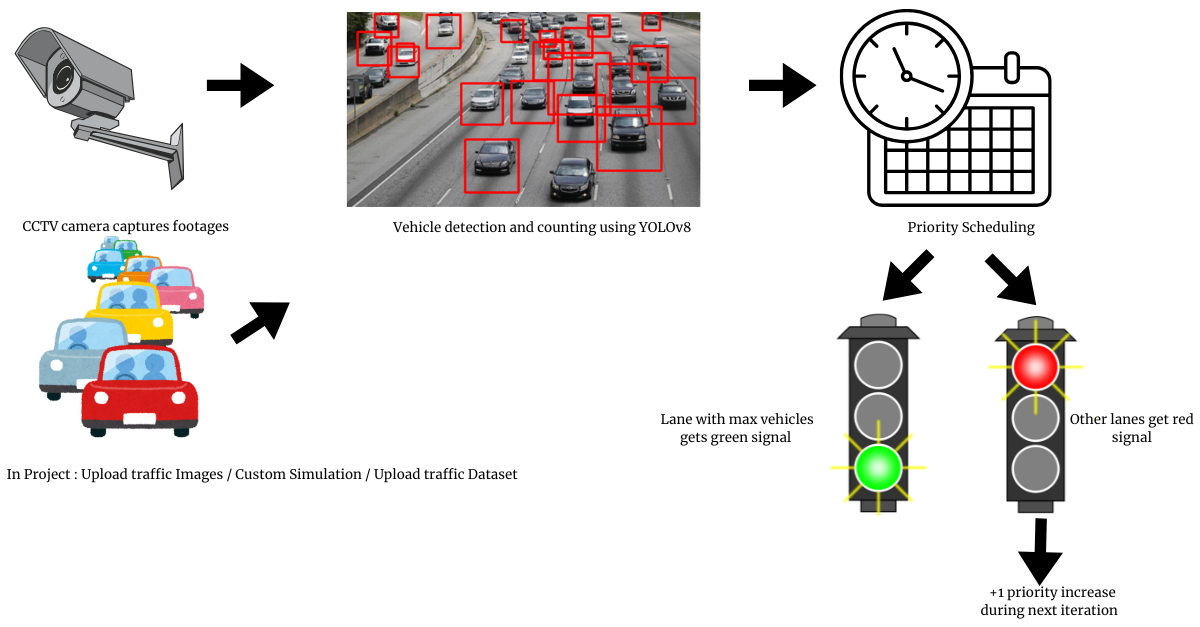
#> input picture flow.png, 1200 x 627 px; its folder holds only this picture in this run
$ python -i ATMS02.py   (imports and definitions only)
#> lines starting #> are read from the running program, lines starting #| are printed output that depends on the picture
#> further down, picture is the input picture: shape (627, 1200, 3); mean B, G, R 225.1, 226, 228.9
import cv2
import numpy as np
import tkinter as tk
from tkinter import filedialog, ttk, simpledialog, messagebox
from PIL import Image, ImageTk
from ultralytics import YOLO
import time
import types
from collections import defaultdict, deque
import random
import os
import threading
from datetime import datetime


class TrafficSimulator:
    # [36 lines left out: functions __init__, create_road_background, _load_vehicle_templates, _create_traffic_light_template, not called in this run]

    def _load_pedestrian_template(self):
        """Create and return pedestrian template"""
        return self._create_pedestrian_template()

    # [113 lines left out: functions _create_car_template, _create_bus_template, _create_truck_template, _create_motorcycle_template, _create_ambulance_template, _create_pedestrian_template and 3 more, not called in this run]


class TrafficLane:
    # [17 lines left out: functions __init__, calculate_congestion, not called in this run]


class TrafficControlSystem:
    # [231 lines left out: functions __init__, add_lane, set_video_source, start_video_processing, stop_video_processing, _process_video and 5 more, not called in this run]


class VehicleDetector:
    """Class to detect vehicles in video frames using computer vision"""
    def __init__(self, confidence_threshold=0.5):
        # Load pre-trained vehicle detection model
        # In a real implementation, you would use a proper model (YOLO, SSD, etc.)
        # For simplicity, we're using a placeholder implementation
        self.confidence_threshold = confidence_threshold

        # Load vehicle detection model
        try:
            # For this example, we're using a simplified approach
            # In a real system, you would use:
            # - YOLO (You Only Look Once)
            # - SSD (Single Shot MultiBox Detector)
            # - Faster R-CNN
            self.bg_subtractor = cv2.createBackgroundSubtractorMOG2(
                history=100, varThreshold=40, detectShadows=False)
        except Exception as e:
            print(f"Error loading vehicle detection model: {e}")

    def detect(self, frame):
        """Detect vehicles in the frame"""
        # In a real implementation, this would use the actual model
        # For simplicity, we're using basic motion detection

        # Convert to grayscale
        if len(frame.shape) == 3:
            gray = cv2.cvtColor(frame, cv2.COLOR_BGR2GRAY)
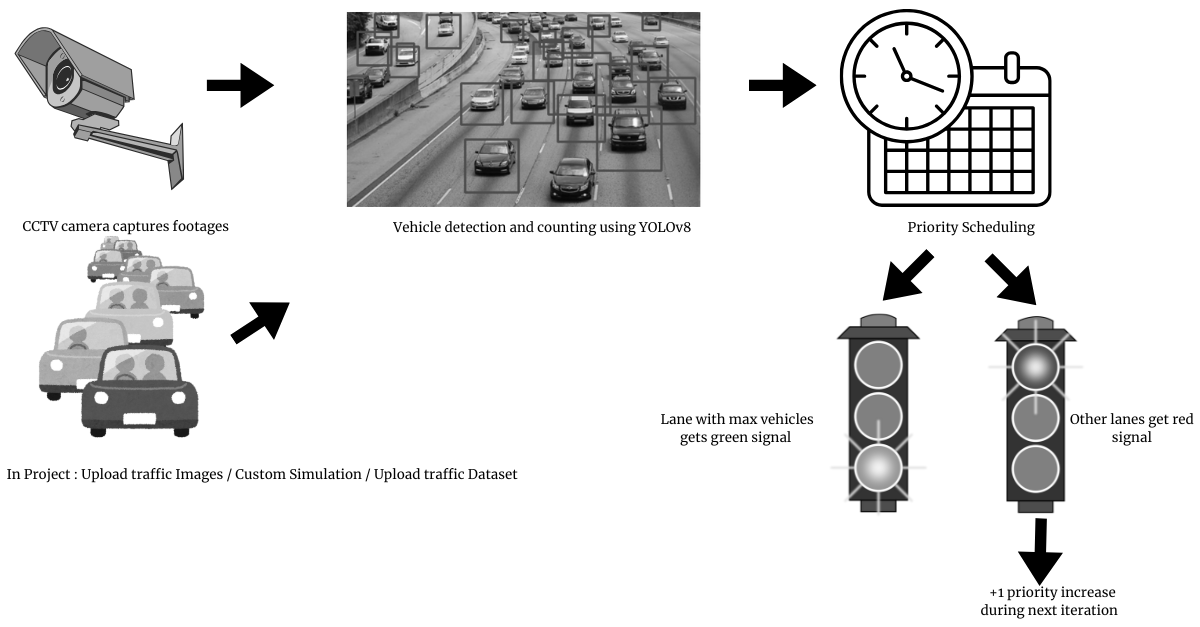
#> gray: shape (627, 1200); min 0, max 255, mean 226.7
        else:
            gray = frame

        # Apply background subtraction
        fg_mask = self.bg_subtractor.apply(gray)
#> fg_mask: shape (627, 1200); every value is 255

        # Threshold to binary
        _, binary = cv2.threshold(fg_mask, 200, 255, cv2.THRESH_BINARY)

        # Apply morphological operations to remove noise
        kernel = np.ones((5, 5), np.uint8)
        binary = cv2.morphologyEx(binary, cv2.MORPH_OPEN, kernel)
        binary = cv2.morphologyEx(binary, cv2.MORPH_CLOSE, kernel)

        # Find contours
        contours, _ = cv2.findContours(binary, cv2.RETR_EXTERNAL, cv2.CHAIN_APPROX_SIMPLE)
#> contours = [[[0, 0], [0, 626], [1199, 626], [1199, 0]]]

        # Filter contours by size to identify vehicles
        min_area = 500  # Minimum area to be considered a vehicle
        vehicles = []

        for contour in contours:
            area = cv2.contourArea(contour)
            if area > min_area:
                x, y, w, h = cv2.boundingRect(contour)
                vehicles.append({
                    'bbox': (x, y, w, h),
                    'confidence': 0.8,  # Placeholder confidence
                    'area': area
                })
#> this loop made 1 pass
#> (contour, area, x, y, w, h) on pass 1: ([[0, 0], [0, 626], [1199, 626], [1199, 0]], 750574, 0, 0, 1200, 627)
#> after the loop, vehicles = 1 item

        return vehicles


class AutomaticDatasetLoader:
    """Class to handle automatic loading and processing of traffic images from a dataset"""
    # [278 lines left out: functions __init__, select_dataset, load_random_images, apply_red_light_priority_boost, start_automatic_simulation, _run_simulation_loop and 3 more, not called in this run]


class VideoUploader:
    """Handles video file upload from local system"""
    # [26 lines left out: functions __init__, upload_video, not called in this run]


class TrafficControlApp:
    # [1808 lines left out: functions __init__, configure_styles, setup_ui, upload_images, upload_video, setup_lanes_from_video and 18 more, not called in this run]

# Main application entry point
# [4 lines not run here, left out]

>>> import cv2
>>> picture = cv2.imread('flow.png')
>>> result = VehicleDetector().detect(picture)
#> result = 1 item
